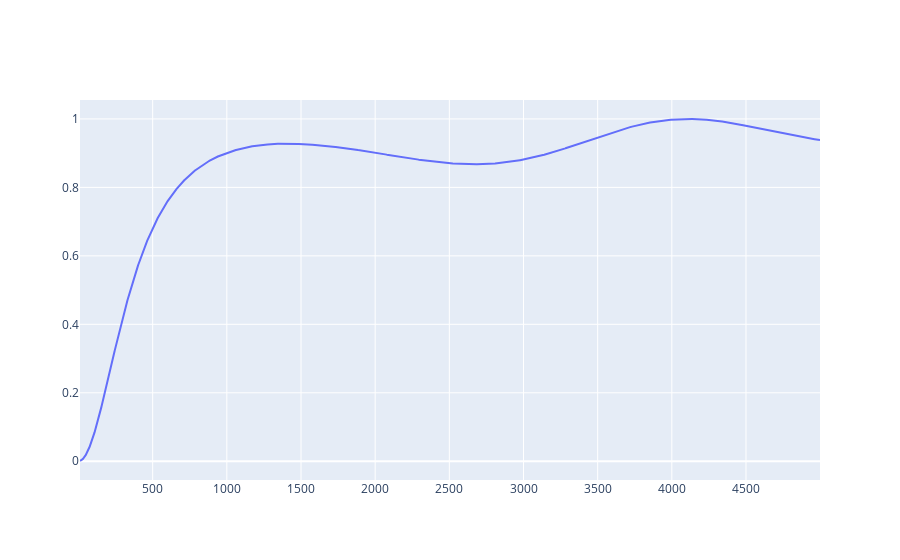

This figure's notebook cell:
### Code cell
fig = go.Figure()
fig.add_trace(go.Scatter(x=frequency_range, y=alphas[1,:]))
fig.show()

### Figure 1 — Plotly figure (JSON) as saved in the notebook; plotly's stock layout.template omitted (floating-point values rounded to 4 significant figures; data arrays with more than 128 entries replaced by an {"elided": "..."} marker saying what was removed)
{"data": [{"type": "scatter", "x": {"elided": "4990 int values"}, "y": {"elided": "4990 float values"}}], "layout": {}}
